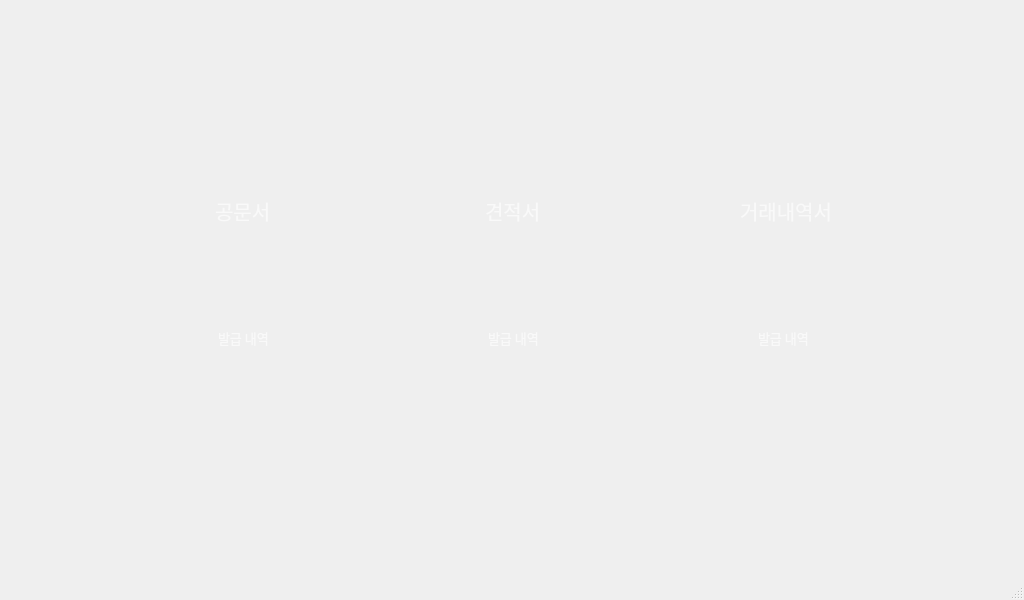
<?xml version="1.0" encoding="UTF-8"?>
<ui version="4.0">
 <class>MainWindow</class>
 <widget class="QMainWindow" name="MainWindow">
  <property name="geometry">
   <rect>
    <x>0</x>
    <y>0</y>
    <width>1024</width>
    <height>600</height>
   </rect>
  </property>
  <property name="windowTitle">
   <string>MainWindow</string>
  </property>
  <widget class="QWidget" name="centralwidget">
   <widget class="QPushButton" name="pushButton">
    <property name="geometry">
     <rect>
      <x>157</x>
      <y>130</y>
      <width>171</width>
      <height>161</height>
     </rect>
    </property>
    <property name="text">
     <string/>
    </property>
    <property name="icon">
     <iconset>
      <normaloff>../ICON/그림8.png</normaloff>../ICON/그림8.png</iconset>
    </property>
    <property name="iconSize">
     <size>
      <width>300</width>
      <height>160</height>
     </size>
    </property>
    <property name="flat">
     <bool>true</bool>
    </property>
   </widget>
   <widget class="QPushButton" name="pushButton_2">
    <property name="geometry">
     <rect>
      <x>427</x>
      <y>130</y>
      <width>170</width>
      <height>161</height>
     </rect>
    </property>
    <property name="text">
     <string/>
    </property>
    <property name="icon">
     <iconset>
      <normaloff>../ICON/그림8.png</normaloff>../ICON/그림8.png</iconset>
    </property>
    <property name="iconSize">
     <size>
      <width>300</width>
      <height>160</height>
     </size>
    </property>
    <property name="flat">
     <bool>true</bool>
    </property>
   </widget>
   <widget class="QPushButton" name="pushButton_3">
    <property name="geometry">
     <rect>
      <x>697</x>
      <y>130</y>
      <width>171</width>
      <height>161</height>
     </rect>
    </property>
    <property name="text">
     <string/>
    </property>
    <property name="icon">
     <iconset>
      <normaloff>../ICON/그림8.png</normaloff>../ICON/그림8.png</iconset>
    </property>
    <property name="iconSize">
     <size>
      <width>300</width>
      <height>160</height>
     </size>
    </property>
    <property name="flat">
     <bool>true</bool>
    </property>
   </widget>
   <widget class="QPushButton" name="pushButton_4">
    <property name="geometry">
     <rect>
      <x>157</x>
      <y>300</y>
      <width>171</width>
      <height>71</height>
     </rect>
    </property>
    <property name="autoFillBackground">
     <bool>false</bool>
    </property>
    <property name="text">
     <string/>
    </property>
    <property name="icon">
     <iconset>
      <normaloff>../ICON/그림9.png</normaloff>../ICON/그림9.png</iconset>
    </property>
    <property name="iconSize">
     <size>
      <width>73</width>
      <height>70</height>
     </size>
    </property>
    <property name="flat">
     <bool>true</bool>
    </property>
   </widget>
   <widget class="QPushButton" name="pushButton_5">
    <property name="geometry">
     <rect>
      <x>427</x>
      <y>300</y>
      <width>171</width>
      <height>71</height>
     </rect>
    </property>
    <property name="autoFillBackground">
     <bool>false</bool>
    </property>
    <property name="text">
     <string/>
    </property>
    <property name="icon">
     <iconset>
      <normaloff>../ICON/그림9.png</normaloff>../ICON/그림9.png</iconset>
    </property>
    <property name="iconSize">
     <size>
      <width>70</width>
      <height>70</height>
     </size>
    </property>
    <property name="flat">
     <bool>true</bool>
    </property>
   </widget>
   <widget class="QPushButton" name="pushButton_6">
    <property name="geometry">
     <rect>
      <x>697</x>
      <y>300</y>
      <width>171</width>
      <height>71</height>
     </rect>
    </property>
    <property name="autoFillBackground">
     <bool>false</bool>
    </property>
    <property name="text">
     <string/>
    </property>
    <property name="icon">
     <iconset>
      <normaloff>../ICON/그림9.png</normaloff>../ICON/그림9.png</iconset>
    </property>
    <property name="iconSize">
     <size>
      <width>70</width>
      <height>70</height>
     </size>
    </property>
    <property name="flat">
     <bool>true</bool>
    </property>
   </widget>
   <widget class="QPushButton" name="pushButton_7">
    <property name="geometry">
     <rect>
      <x>387</x>
      <y>480</y>
      <width>251</width>
      <height>61</height>
     </rect>
    </property>
    <property name="text">
     <string/>
    </property>
    <property name="icon">
     <iconset>
      <normaloff>../ICON/LOGO_BENCH.png</normaloff>../ICON/LOGO_BENCH.png</iconset>
    </property>
    <property name="iconSize">
     <size>
      <width>150</width>
      <height>50</height>
     </size>
    </property>
    <property name="flat">
     <bool>true</bool>
    </property>
   </widget>
   <widget class="QLabel" name="label">
    <property name="geometry">
     <rect>
      <x>485</x>
      <y>195</y>
      <width>61</width>
      <height>31</height>
     </rect>
    </property>
    <property name="font">
     <font>
      <family>나눔스퀘어_ac Bold</family>
      <pointsize>15</pointsize>
     </font>
    </property>
    <property name="styleSheet">
     <string notr="true">color: rgb(249, 249, 249);</string>
    </property>
    <property name="text">
     <string>견적서</string>
    </property>
   </widget>
   <widget class="QLabel" name="label_2">
    <property name="geometry">
     <rect>
      <x>740</x>
      <y>195</y>
      <width>91</width>
      <height>31</height>
     </rect>
    </property>
    <property name="font">
     <font>
      <family>나눔스퀘어_ac Bold</family>
      <pointsize>15</pointsize>
     </font>
    </property>
    <property name="styleSheet">
     <string notr="true">color: rgb(249, 249, 249);</string>
    </property>
    <property name="text">
     <string>거래내역서</string>
    </property>
   </widget>
   <widget class="QLabel" name="label_3">
    <property name="geometry">
     <rect>
      <x>215</x>
      <y>195</y>
      <width>61</width>
      <height>31</height>
     </rect>
    </property>
    <property name="font">
     <font>
      <family>나눔스퀘어_ac Bold</family>
      <pointsize>15</pointsize>
     </font>
    </property>
    <property name="styleSheet">
     <string notr="true">color: rgb(249, 249, 249);</string>
    </property>
    <property name="text">
     <string>공문서</string>
    </property>
   </widget>
   <widget class="QLabel" name="label_4">
    <property name="geometry">
     <rect>
      <x>758</x>
      <y>327</y>
      <width>51</width>
      <height>21</height>
     </rect>
    </property>
    <property name="font">
     <font>
      <family>나눔스퀘어_ac Bold</family>
      <pointsize>10</pointsize>
     </font>
    </property>
    <property name="styleSheet">
     <string notr="true">color: rgb(249, 249, 249);</string>
    </property>
    <property name="text">
     <string>발급 내역</string>
    </property>
   </widget>
   <widget class="QLabel" name="label_5">
    <property name="geometry">
     <rect>
      <x>488</x>
      <y>327</y>
      <width>51</width>
      <height>21</height>
     </rect>
    </property>
    <property name="font">
     <font>
      <family>나눔스퀘어_ac Bold</family>
      <pointsize>10</pointsize>
     </font>
    </property>
    <property name="styleSheet">
     <string notr="true">color: rgb(249, 249, 249);</string>
    </property>
    <property name="text">
     <string>발급 내역</string>
    </property>
   </widget>
   <widget class="QLabel" name="label_6">
    <property name="geometry">
     <rect>
      <x>218</x>
      <y>327</y>
      <width>51</width>
      <height>21</height>
     </rect>
    </property>
    <property name="font">
     <font>
      <family>나눔스퀘어_ac Bold</family>
      <pointsize>10</pointsize>
     </font>
    </property>
    <property name="styleSheet">
     <string notr="true">color: rgb(249, 249, 249);</string>
    </property>
    <property name="text">
     <string>발급 내역</string>
    </property>
   </widget>
  </widget>
  <widget class="QMenuBar" name="menubar">
   <property name="geometry">
    <rect>
     <x>0</x>
     <y>0</y>
     <width>1024</width>
     <height>33</height>
    </rect>
   </property>
  </widget>
  <widget class="QStatusBar" name="statusbar"/>
 </widget>
 <resources/>
 <connections/>
</ui>
